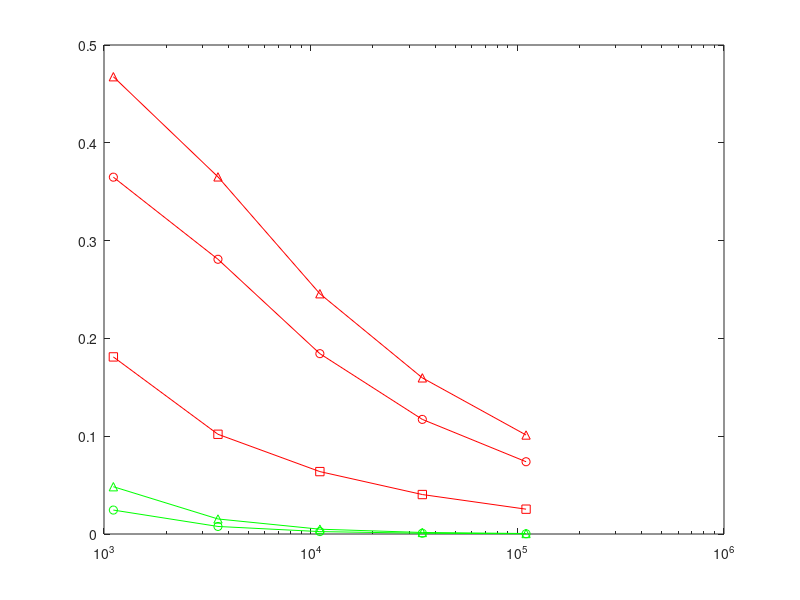

This figure's MATLAB source: (Note: this script raises an error after producing the figure.)
x = [1110, 3560, 11080, 34696, 110205];

y20 = [0.46757, 0.36517, 0.24567, 0.15967, 0.10122];
y10 = [0.36486, 0.28090, 0.18439, 0.11719, 0.07390];
y1 = [0.18108, 0.10197, 0.063809, 0.04035, 0.02539];

z20 = [0.04836, 0.015366, 0.0049157, 0.0015674, 0.0004953];
z10 = [0.024478, 0.0077130, 0.0024609,  0.00078405, 0.0002476];
z1 = [0.0024752, 0.00077398, 0.00024636, 0.000078433, 0.000024772];

figure

semilogx(x, y20, '-r^', x, y10, '-ro', x, y1, '-rs', x, z20, '-g^', x, z10, '-go', x, z1, '-gs', 'LineSmoothing','on') %semilogx
grid on
xlabel('Num of Documents: Log Space')
ylabel('Auccuracy:  Log Space')
legend('LDA in Top 20','LDA in Top 10', 'LDA in Top 1', 'Baseline in Top 20', 'Baseline in Top 10', 'Baseline in Top 1')